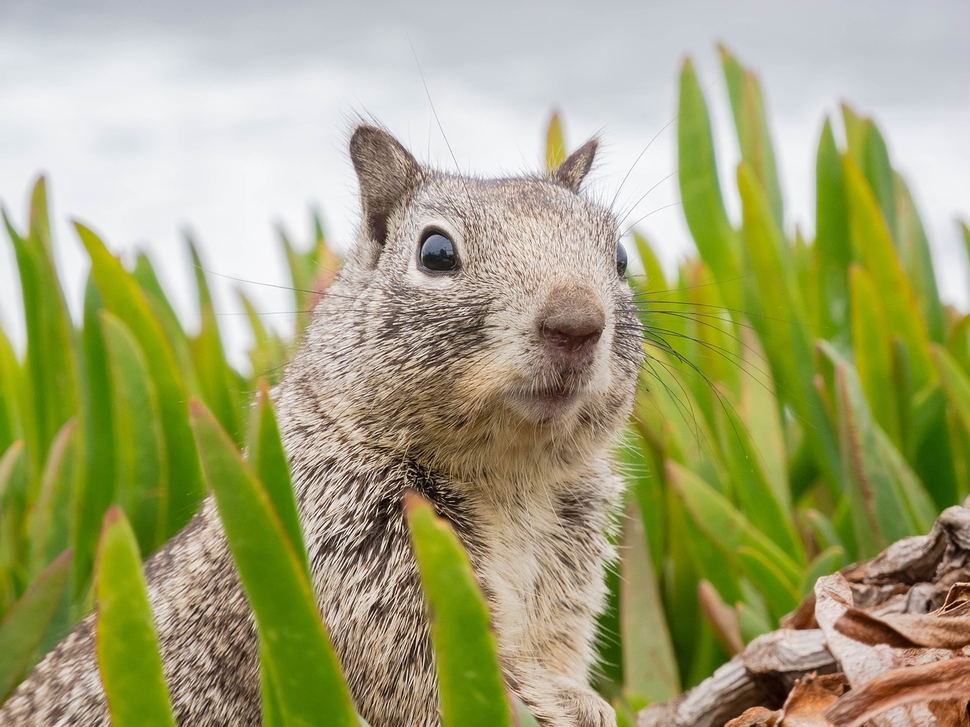
#> input picture example.png, 970 x 727 px, shrunk from 1280 x 960 before the run
$ python 4.py
#> lines starting #> are read from the running program, lines starting #| are printed output that depends on the picture
import matplotlib.image as mpimg
import numpy as np
from sklearn.cluster import KMeans
import matplotlib.pyplot as plt

# Učitavanje slike
image = mpimg.imread('example.png')
#> image is the input picture: shape (727, 970, 3) float32; mean R, G, B 0.643, 0.645, 0.463

# Izdvajanje dimenzija slike
w, h, d = tuple(image.shape)
#> w = 727; h = 970; d = 3

# Prebacivanje slike u jednodimenzionalni niz
image_array = np.reshape(image, (w * h, d))

# Primjena K-means algoritma na niz piksela
n_clusters = 10  # broj klastera za kvantizaciju boje
kmeans = KMeans(n_clusters=n_clusters)
kmeans.fit(image_array)

# Kvantizacija boje slike
compressed_image_array = kmeans.predict(image_array)
compressed_image = np.reshape(compressed_image_array, (w, h))
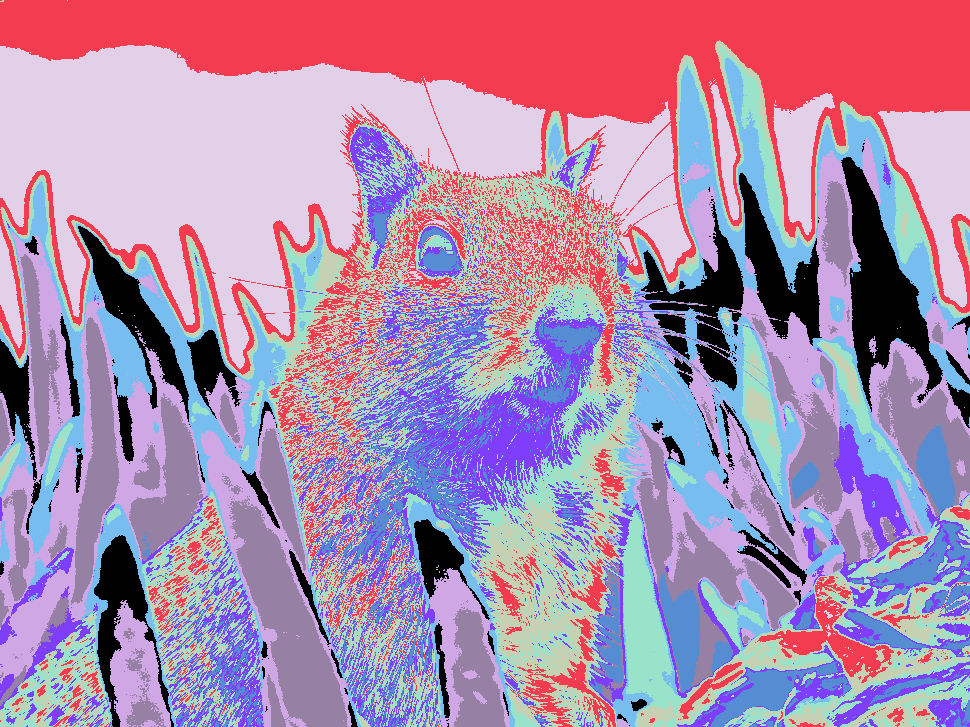
#> compressed_image: shape (727, 970) int32; 10 distinct labels, from 0 to 9; one colour per label, 0 black

# Izračun kompresije
original_size = w * h * d
#> original_size = 2115570
compressed_size = n_clusters * (d + 1)  # broj klastera * (broj dimenzija + 1)
#> compressed_size = 40
compression_ratio = original_size / compressed_size
#> compression_ratio = 52889.2

# Prikaz slika
fig, (ax1, ax2) = plt.subplots(1, 2, figsize=(10, 5))
ax1.imshow(image, cmap='gray')
ax1.set_title('Originalna slika')
ax2.imshow(compressed_image, cmap='gray')
ax2.set_title('Kvantizirana slika s {} klastera\nKompresijski omjer: {:.2f}'.format(n_clusters, compression_ratio))
plt.show()
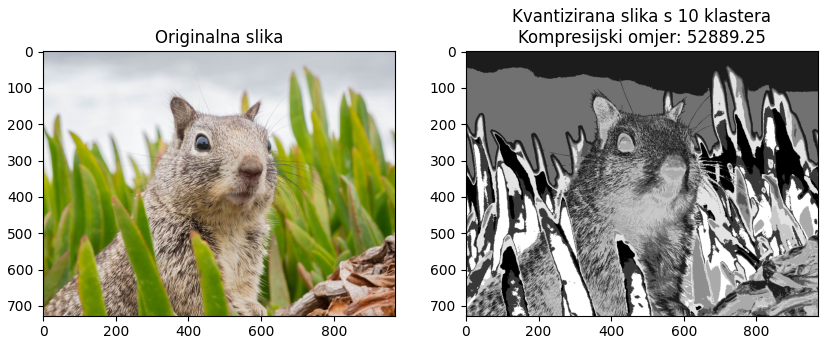
#> figure drawn by matplotlib, 2 panels
